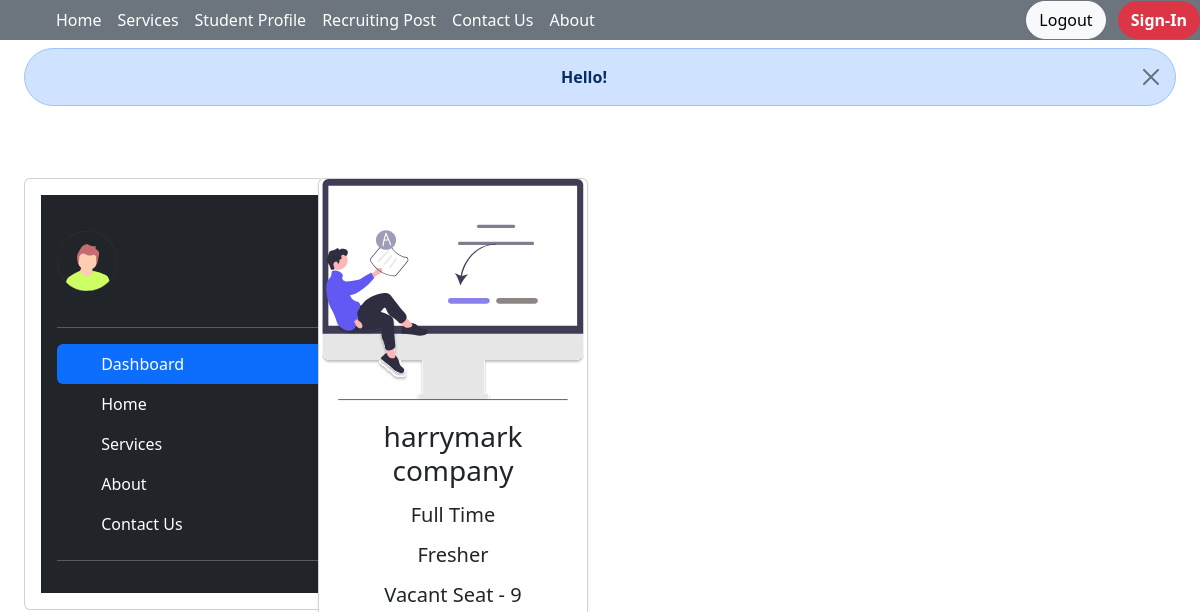
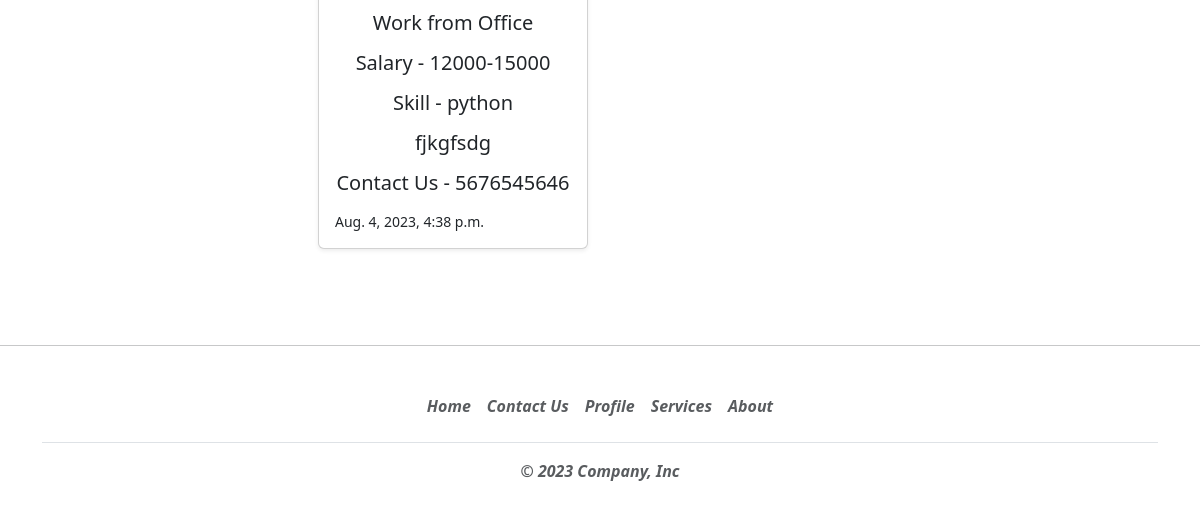
/myprofile/ (signed in), run on an earlier commit of the app's database (2 pictures, top to bottom).
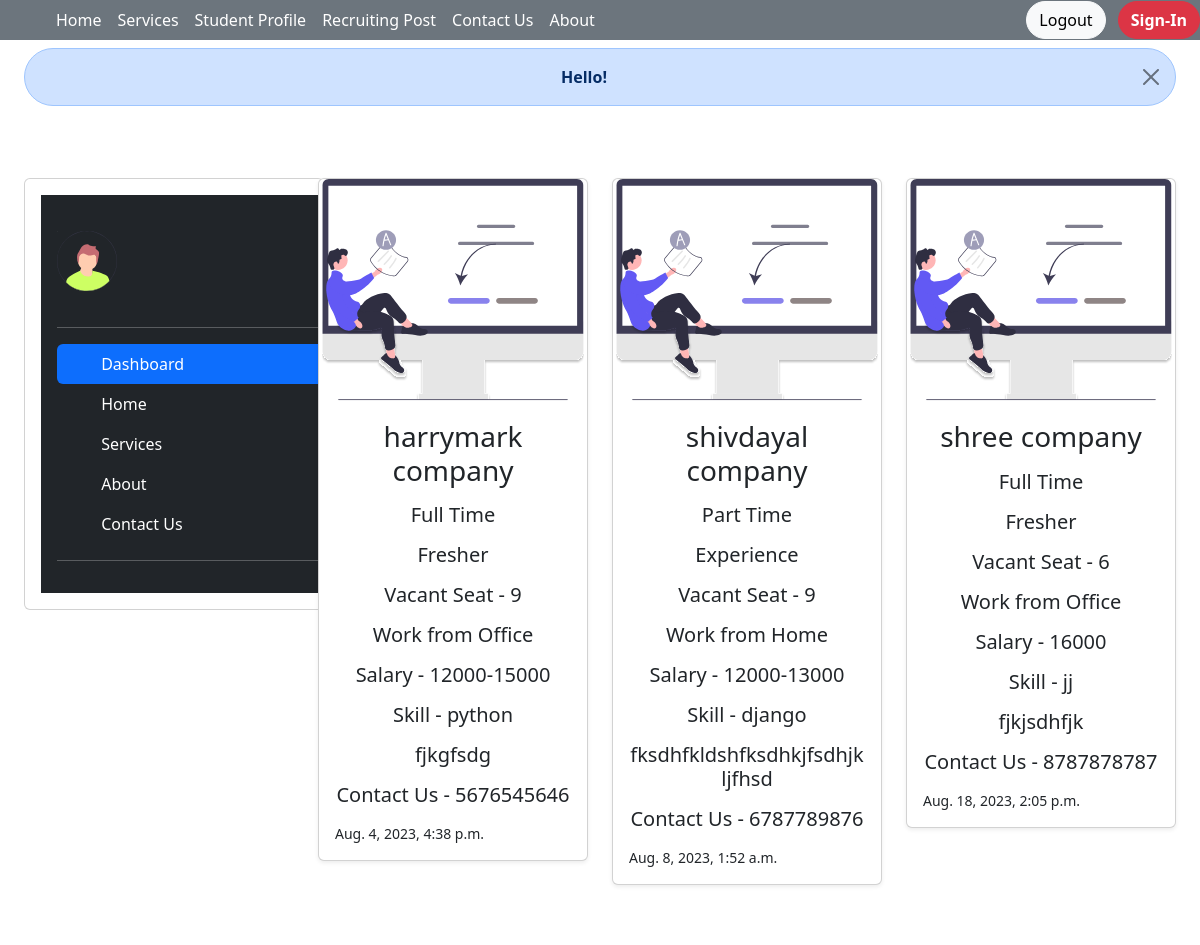
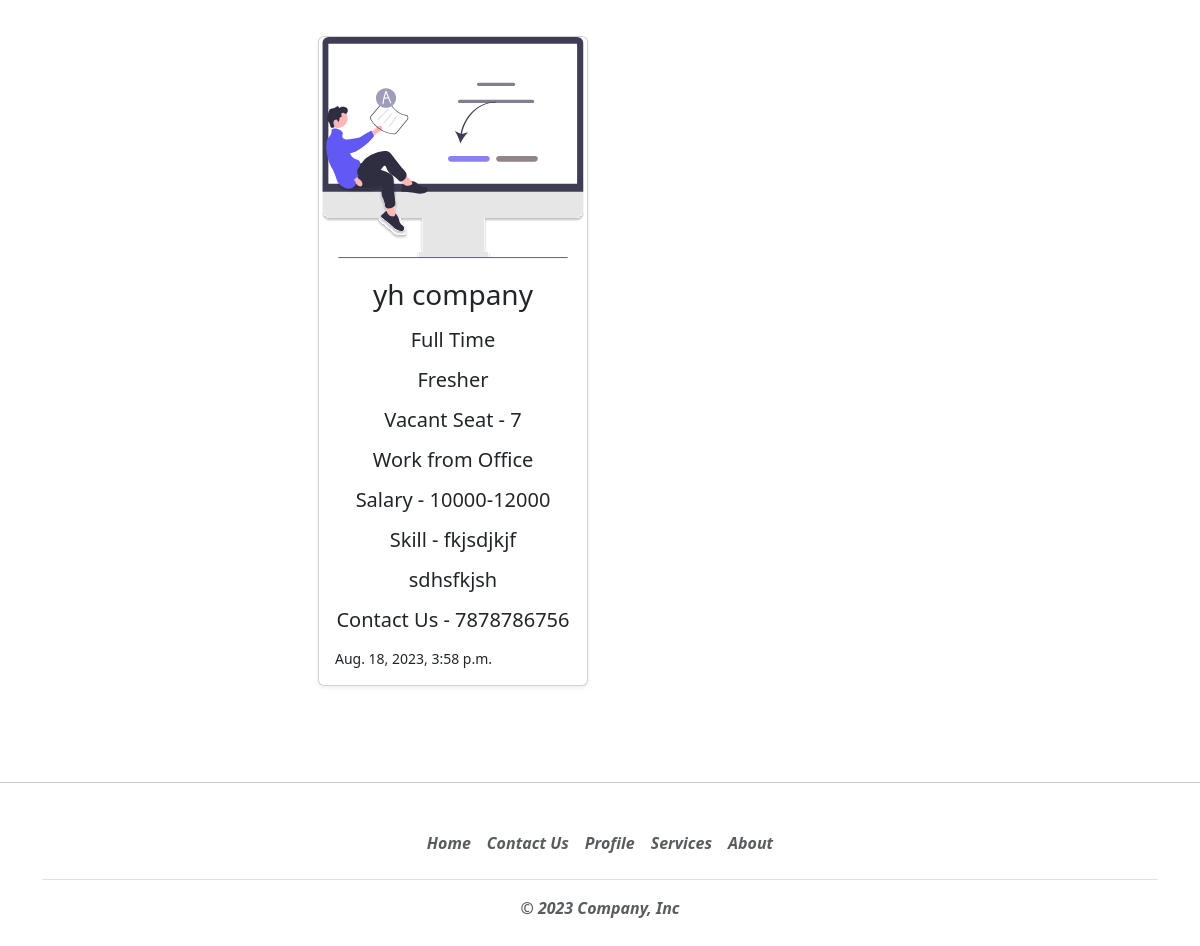
And on a later commit of the database (2 pictures, top to bottom).
### app1/models.py (models this page shows)
class Recruitment(models.Model):
    name = models.CharField(blank=True,max_length=50)
    work = models.CharField(max_length=20 ,  help_text="choose working mode" ,verbose_name="working status",blank=True)
    Last_update = models.DateTimeField(auto_now=True , help_text="Last update in This Form", blank=True)
    recruit = models.CharField(max_length=20 ,  help_text="Which Kind of Candidate requirement (Fresher , Experience )" ,blank=True)
    vacancy = models.IntegerField(default=0)
    demanded_skill = models.CharField(max_length=50,help_text="Enter Demanded Skill"  , blank=True)
    status = models.CharField(max_length=50,help_text="Want Full Time or Part Time" , verbose_name="Required", blank=True)
    contact = PhoneNumberField(blank=True)
    salary_scale = models.CharField( blank=True,max_length=40)
    job_description = models.TextField(verbose_name="job description" , help_text="what kind of candidate you are Wanting",blank=True)

### app1/views.py (the view)
# urls.py: path('myprofile/',views.profile , name='myprofile'),
@login_required(login_url='logincom')
def profile(request):
    model = Recruitment.objects.all()
    data = {'data' : model}
    logger = {'data':data}
    return render (request, 'app1/profile.html' , logger)

### app1/templates/app1/profile.html (shortened to what this page needs)
{% extends 'app1/base.html' %}
{% load static %}
{% block poster %}
<li><a href="/postpage" class="nav-link px-2 text-white">Recruiting Post</a></li>
{% endblock %}
{% block log %}
<a class="btn btn-light me-2 rounded-pill" href="/logout" role="button">Logout</a>
{% endblock %}
{% block body %}
  <div class="mx-4 my-5 ">
{% if user.is_authenticated %}
      <div class="alert alert-primary alert-dismissible fade show  text-center mb-4 rounded-pill" role="alert">
        <strong>Hello!</strong> <em>{{ cosuser.cosuser }}</em>
        <button type="button" class="btn-close" data-bs-dismiss="alert" aria-label="Close"></button>
      </div>
      {% endif %}
<div class=" row ">
  <div class="container my-5 col-3">
    <div class="card card-body " style="width: 300px;">
       <div class="d-flex flex-column flex-shrink-0 p-3 text-bg-dark" style="width: 300px;">
      <a href="/" class="d-flex align-items-center mb-3 mb-md-0 me-md-auto text-white text-decoration-none">
      </a>
      <hr>
      <ul class="nav nav-pills flex-column mb-auto">
        <li class="nav-item">
          <a href="/myprofile" class="nav-link active" aria-current="page">
            <svg class="bi pe-none me-2" width="16" height="16"><use xlink:href="#home"></use></svg>
             Dashboard
          </a>
        </li>
        <li>
          <a href="/" class="nav-link text-white">
            <svg class="bi pe-none me-2" width="16" height="16"><use xlink:href="#speedometer2"></use></svg>
            Home
          </a>
        </li>
        <li>
          <a href="/service" class="nav-link text-white">
            <svg class="bi pe-none me-2" width="16" height="16"><use xlink:href="#grid"></use></svg>
            Services
          </a>
        </li>
        <li>
          <a href="/about" class="nav-link text-white">
            <svg class="bi pe-none me-2" width="16" height="16"><use xlink:href="#people-circle"></use></svg>
            About
          </a>
        </li>
        <li>
          <a href="/contact" class="nav-link text-white">
            <svg class="bi pe-none me-2" width="16" height="16"><use xlink:href="#people-circle"></use></svg>
            Contact Us
          </a>
        </li>
      </ul>
      <hr>
  </div>
</div>
  </div>
  <div class="container col-9 ">
    <div class=" row  ">
    {% for i in data.data %}
      <div class="col-md-4 my-5">
        <div class="col">
          <div class="card shadow-sm">
<div class="card-body ">
              <h3 class="card-text text-center">{{ i.name }}</h3>
              <h5 class="card-text my-3 text-center"> {{ i.work }}</h5>
              <h5 class="card-text my-3 text-center">{{ i.recruit }}</h5>
              <h5 class="card-text my-3 text-center">Vacant Seat - {{ i.vacancy }}</h5>
              <h5 class="card-text my-3 text-center">{{ i.status }}</h5>
              <h5 class="card-text my-3 text-center">Salary - {{ i.salary_scale }}</h5>
              <h5 class="card-text my-3 text-center">Skill - {{ i.demanded_skill }}</h5>
              <h5 class="card-text my-3 text-center">{{ i.job_description }}</h5>
              <h5 class="card-text my-3 text-center">Contact Us - {{ i.contact }}</h5>
              <div class="d-flex justify-content-between align-items-center">
                <small class="text-body-dark">{{ i.Last_update }}</small>
              </div>
            </div>
          </div>
        </div>
      </div>
      {% endfor %}
    </div>
  </div>
</div>
</div>
{% endblock %}

### app1/templates/app1/base.html (shortened to what this page needs)
<!doctype html>
<html lang="en">
  <head>
    <link href="https://cdn.jsdelivr.net/npm/bootstrap@5.3.0/dist/css/bootstrap.min.css" rel="stylesheet">
  </head>
  <body>
    <div class="container-fluid px-0 pb-5 mb-5 fixed-top">
    <div class="d-flex flex-wrap align-items-center justify-content-center justify-content-lg-start bg-secondary">
        <a href="/" class="d-flex align-items-center mb-2 mb-lg-0 text-white text-decoration-none">
          <svg class="bi me-2" width="40" height="32" role="img" aria-label="Bootstrap"><use xlink:href="#bootstrap"></use></svg>
        </a>
        <ul class="nav col-12 col-lg-auto me-lg-auto mb-2 justify-content-center mb-md-0">
          <li><a href="/" class="nav-link px-2 text-white">Home</a></li>
          <li><a href="/service" class="nav-link px-2 text-white">Services</a></li>
          {% block stuprofile %}
          <li><a href="/stuprofile" class="nav-link px-2 text-white">Student Profile</a></li>
          {% endblock %}
          {% block poster %}{% endblock %}
          <li><a href="/contact" class="nav-link px-2 text-white">Contact Us</a></li>
          <li><a href="/about" class="nav-link px-2 text-white">About</a></li>
        </ul>
        <div class="text-end">
          {% block log %}{% endblock %}
          <a class="btn btn-danger rounded-pill" href="/signcos" role="button"><strong>Sign-In</strong></a>
        </div>
      </div>
    </div>
    {% block body %}
    {% endblock %}
    {% block footer %}
    <hr>
    <strong><em>
    <div class="container">
      <footer class="py-3 my-4">
        <ul class="nav justify-content-center border-bottom pb-3 mb-3">
          <li class="nav-item"><a href="/" class="nav-link px-2 text-body-secondary">Home</a></li>
          <li class="nav-item"><a href="/contact" class="nav-link px-2 text-body-secondary">Contact Us</a></li>
          <li class="nav-item"><a href="/myprofile" class="nav-link px-2 text-body-secondary">Profile</a></li>
          <li class="nav-item"><a href="/service" class="nav-link px-2 text-body-secondary">Services</a></li>
          <li class="nav-item"><a href="/about" class="nav-link px-2 text-body-secondary">About</a></li>
        </ul>
        <p class="text-center text-body-secondary">© 2023 Company, Inc</p>
      </footer>
    </div>
  </em></strong>
      {% endblock %}
    </body>
    </html>

What changed in the data, as far as the page shows it:
added Recruitment: name "shivdayal company", work "Part Time", recruit "Experience", vacancy "9", status "Work from Home", salary_scale "12000-13000", demanded_skill "django", job_description "fksdhfkldshfksdhkjfsdhjkljfhsd", contact "6787789876", Last_update "Aug. 8, 2023, 1:52 a.m."
added Recruitment: name "shree company", work "Full Time", recruit "Fresher", vacancy "6", status "Work from Office", salary_scale "16000", demanded_skill "jj", job_description "fjkjsdhfjk", contact "8787878787", Last_update "Aug. 18, 2023, 2:05 p.m."
added Recruitment: name "yh company", work "Full Time", recruit "Fresher", vacancy "7", status "Work from Office", salary_scale "10000-12000", demanded_skill "fkjsdjkjf", job_description "sdhsfkjsh", contact "7878786756", Last_update "Aug. 18, 2023, 3:58 p.m."
